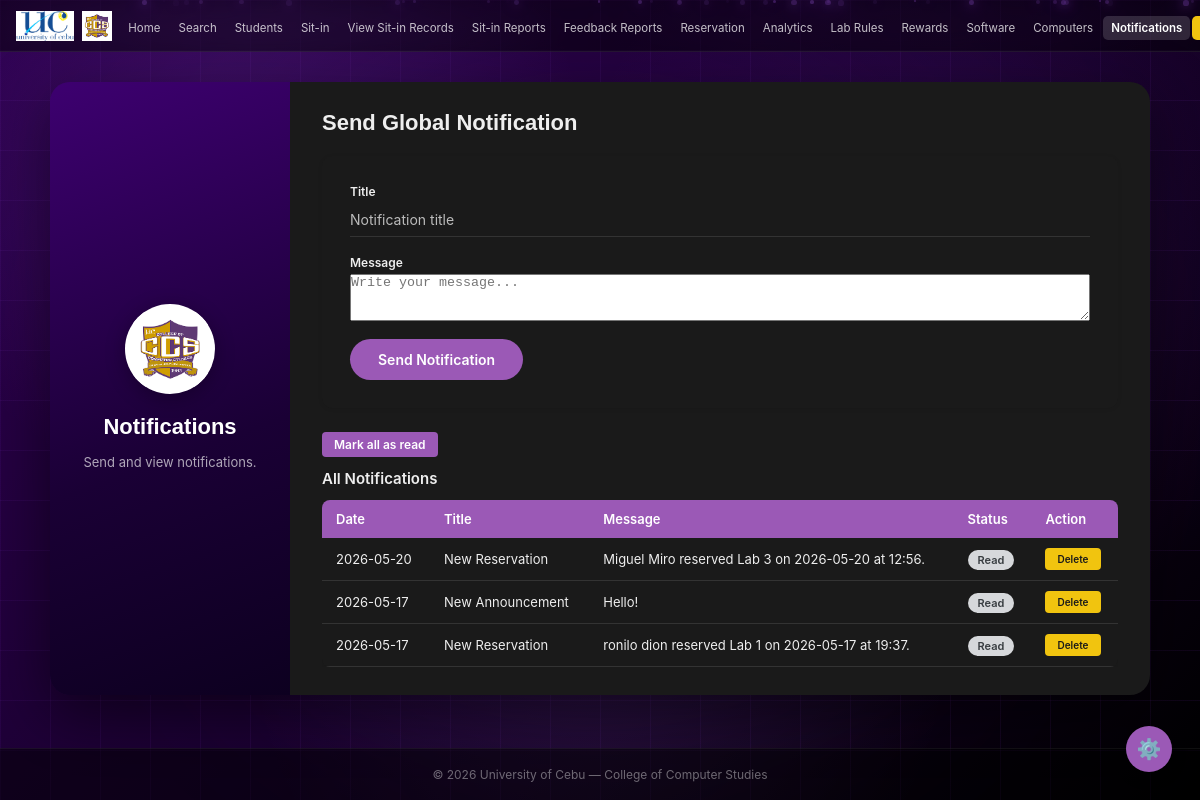
The app's page /admin/notifications (signed in), older data.
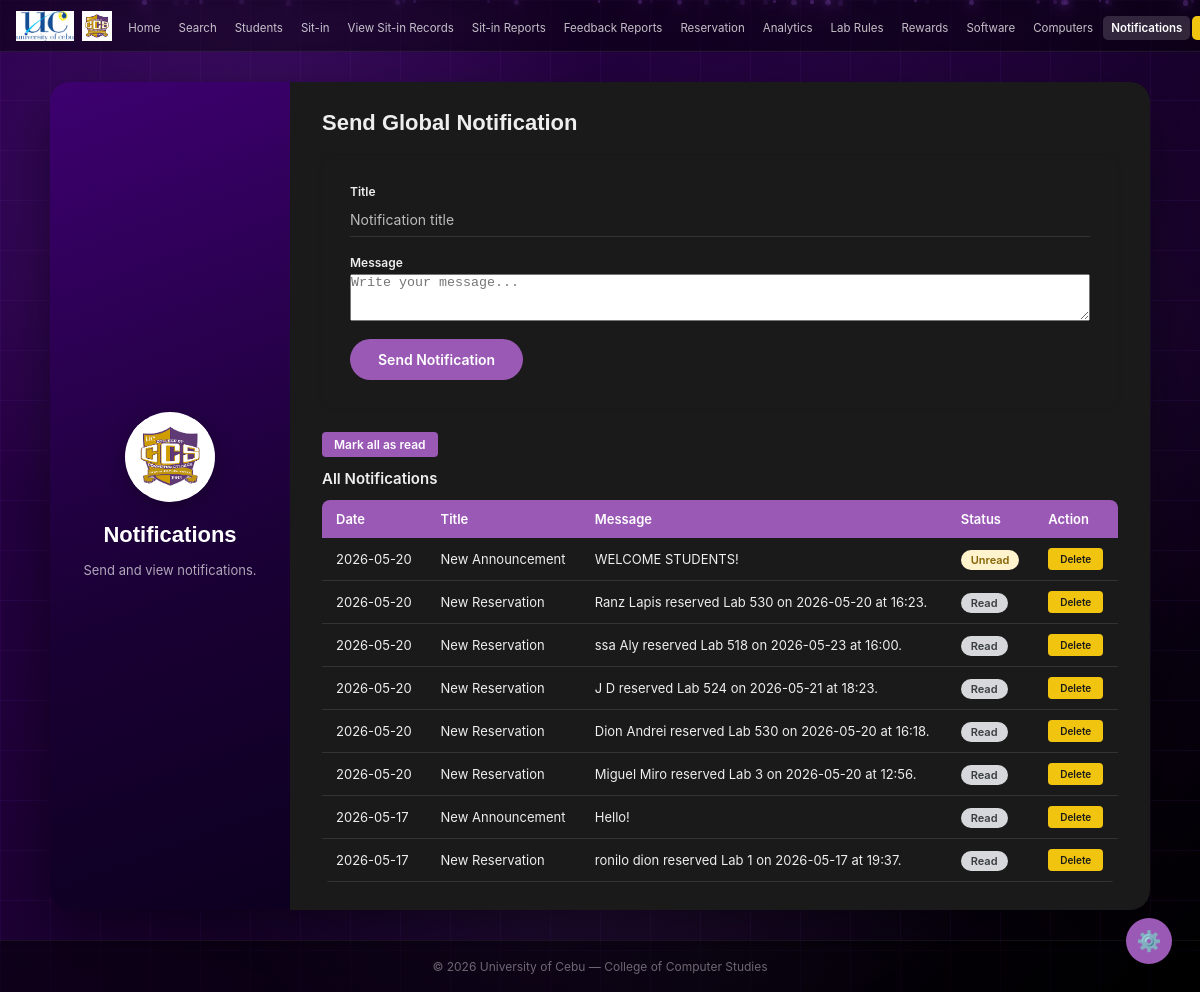
The same page, newer data.
### tables this page shows
CREATE TABLE notifications (
        id      INTEGER PRIMARY KEY AUTOINCREMENT,
        idnum   TEXT    NOT NULL DEFAULT 'global',
        title   TEXT    NOT NULL,
        message TEXT    NOT NULL,
        date    TEXT    NOT NULL DEFAULT (DATE('now')),
        is_read INTEGER DEFAULT 0
    );

### app.py (the view, shortened to what this page needs)
@app.route('/admin/notifications', methods=['GET', 'POST'])
def admin_notifications():
    if not admin_required():
        return redirect(url_for('login'))
    success = None
    conn = get_db()
    admin_idnum = session['user_idnum']
    conn.execute('''UPDATE notifications SET is_read = 1
                    WHERE is_read = 0 AND idnum = ?''', (admin_idnum,))
    conn.commit()
    notifications = conn.execute('''
        SELECT * FROM notifications
        WHERE idnum = ? OR idnum = 'global'
        ORDER BY id DESC
    ''', (admin_idnum,)).fetchall()
    conn.close()
    return render_template('admin/notifications.html', notifications=notifications, success=success)

### app.py (called while the page is built, shortened)
def get_db():
    conn = sqlite3.connect(os.path.join(BASE_DIR, 'database.db'))
    conn.row_factory = sqlite3.Row
    return conn

@app.before_request
def csrf_protect():
    if 'csrf_token' not in session:
        session['csrf_token'] = secrets.token_hex(16)
    if request.method == "POST":
        token = session.get('csrf_token', '')
        form_token = request.form.get('csrf_token', '')
        if not token or token != form_token:
            flash('Invalid request. Please try again.', 'error')
            return redirect(request.url)

@app.context_processor
def inject_unread_count():
    if 'user_id' in session and session.get('role') == 'admin':
        conn = get_db()
        count = conn.execute('''
            SELECT COUNT(*) FROM notifications
            WHERE is_read = 0 AND idnum = ?
        ''', (session['user_idnum'],)).fetchone()[0]
        conn.close()
        return dict(unread_count=count)
    return dict(unread_count=0)

def admin_required():
    return 'user_id' in session and session.get('role') == 'admin'

### templates/admin/notifications.html (shortened to what this page needs)
<!DOCTYPE html>
<html lang="en" data-theme="dark">
<head>
  <link rel="stylesheet" href="{{ url_for('static', filename='style.css') }}" />
  <link href="https://cdnjs.cloudflare.com/ajax/libs/toastr.js/latest/toastr.min.css" rel="stylesheet"/>
</head>
<body>
  <nav>
    <div class="nav-left">
      <img src="{{ url_for('static', filename='uclogo.png') }}" alt="UC" class="nav-logo" />
      <img src="{{ url_for('static', filename='ccsmainlogo.png') }}" alt="CCS" class="nav-logo" />
    </div>
    <ul class="nav-links">
      <li><a href="{{ url_for('admin_home') }}">Home</a></li>
      <li><a href="{{ url_for('admin_search') }}">Search</a></li>
      <li><a href="{{ url_for('admin_students') }}">Students</a></li>
      <li><a href="{{ url_for('admin_sitin') }}">Sit-in</a></li>
      <li><a href="{{ url_for('admin_sitin_records') }}">View Sit-in Records</a></li>
      <li><a href="{{ url_for('admin_reports') }}">Sit-in Reports</a></li>
      <li><a href="{{ url_for('admin_feedback') }}">Feedback Reports</a></li>
      <li><a href="{{ url_for('admin_reservation') }}">Reservation</a></li>
      <li><a href="{{ url_for('admin_analytics') }}">Analytics</a></li>
      <li><a href="{{ url_for('admin_labrules_view') }}">Lab Rules</a></li>
      <li><a href="{{ url_for('admin_rewards') }}">Rewards</a></li>
      <li><a href="{{ url_for('admin_software') }}">Software</a></li>
      <li><a href="{{ url_for('admin_computers') }}">Computers</a></li>
      <li>
        <a href="{{ url_for('admin_notifications') }}" class="active">
          Notifications
        </a>
      </li>
      <li><a href="{{ url_for('logout') }}" class="btn-nav-logout">Log out</a></li>
    </ul>
  </nav>
  <main class="admin-main">
    <div class="admin-split-card">
      <div class="split-left">
        <div class="split-logo-circle">
          <img src="{{ url_for('static', filename='ccsmainlogo.png') }}" alt="CCS" />
        </div>
        <h2 class="split-title">Notifications</h2>
        <p class="split-desc">Send and view notifications.</p>
      </div>
      <div class="split-right">
        <h2 class="form-title">Send Global Notification</h2>
        <form method="POST" class="form-card" style="margin-bottom:24px;">
          <div class="flat-field">
            <label>Title</label>
            <input name="title" placeholder="Notification title" required />
          </div>
          <div class="flat-field">
            <label>Message</label>
            <textarea name="message" rows="3" placeholder="Write your message..." required></textarea>
          </div>
          <button type="submit" class="btn-create">Send Notification</button>
        </form>
        <a href="{{ url_for('admin_mark_all_notifications_read') }}" class="btn-edit" style="margin-bottom:12px; display:inline-block;">
          Mark all as read
        </a>
        <h3 style="font-size:15px; font-weight:600; margin-bottom:12px;">All Notifications</h3>
        <div class="table-wrap">
          <table class="admin-table">
            <thead><tr><th>Date</th><th>Title</th><th>Message</th><th>Status</th><th>Action</th></tr></thead>
            <tbody>
              {% for n in notifications %}
              <tr>
                <td>{{ n['date'] }}</td>
                <td>{{ n['title'] }}</td>
                <td>{{ n['message'] }}</td>
                <td>
                  {% if n['is_read'] %}<span class="badge badge-done">Read</span>
                  {% else %}<span class="badge badge-pending">Unread</span>{% endif %}
                </td>
                <td>
                  <a href="{{ url_for('delete_notification', notif_id=n['id']) }}" class="btn-delete" style="font-size:10px;">Delete</a>
                </td>
              </tr>
              {% else %}
              <tr><td colspan="5" class="no-data">No notifications yet.</td></tr>
              {% endfor %}
            </tbody>
          </table>
        </div>
      </div>
    </div>
  </main>
  <footer>&copy; 2026 University of Cebu — College of Computer Studies</footer>
</body>
</html>

Row changes from the older to the newer data that the page shows:
added notifications: date "2026-05-20", title "New Announcement", message "WELCOME STUDENTS!", is_read "Unread"
added notifications: date "2026-05-20", title "New Reservation", message "Ranz Lapis reserved Lab 530 on 2026-05-20 at 16:23.", is_read "Read"
added notifications: date "2026-05-20", title "New Reservation", message "ssa Aly reserved Lab 518 on 2026-05-23 at 16:00.", is_read "Read"
added notifications: date "2026-05-20", title "New Reservation", message "J D reserved Lab 524 on 2026-05-21 at 18:23.", is_read "Read"
added notifications: date "2026-05-20", title "New Reservation", message "Dion Andrei reserved Lab 530 on 2026-05-20 at 16:18.", is_read "Read"
